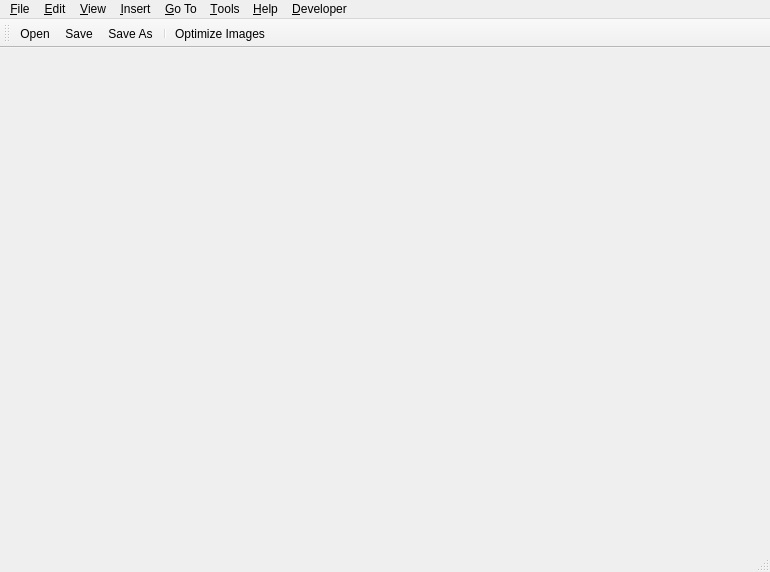
<?xml version="1.0" encoding="UTF-8"?>
<ui version="4.0">
 <class>PDFEditorMainWindow</class>
 <widget class="QMainWindow" name="PDFEditorMainWindow">
  <property name="geometry">
   <rect>
    <x>0</x>
    <y>0</y>
    <width>770</width>
    <height>572</height>
   </rect>
  </property>
  <property name="windowTitle">
   <string>PDF Editor</string>
  </property>
  <widget class="QWidget" name="centralWidget"/>
  <widget class="QMenuBar" name="menuBar">
   <property name="geometry">
    <rect>
     <x>0</x>
     <y>0</y>
     <width>770</width>
     <height>22</height>
    </rect>
   </property>
   <widget class="QMenu" name="menuFile">
    <property name="title">
     <string>&amp;File</string>
    </property>
    <addaction name="actionOpen"/>
    <addaction name="actionClose"/>
    <addaction name="actionAutomaticDocumentRefresh"/>
    <addaction name="separator"/>
    <addaction name="actionSave"/>
    <addaction name="actionSave_As"/>
    <addaction name="actionSaveFlattenedCopy"/>
    <addaction name="separator"/>
    <addaction name="actionSend_by_E_Mail"/>
    <addaction name="actionPrint"/>
    <addaction name="actionRender_to_Images"/>
    <addaction name="actionExport_to_Word"/>
    <addaction name="separator"/>
    <addaction name="actionProperties"/>
    <addaction name="separator"/>
    <addaction name="actionClearRecentFileHistory"/>
    <addaction name="separator"/>
    <addaction name="actionQuit"/>
   </widget>
   <widget class="QMenu" name="menuGoTo">
    <property name="title">
     <string>&amp;Go To</string>
    </property>
    <widget class="QMenu" name="menuBookmarkSettings">
     <property name="title">
      <string>Book&amp;mark Settings</string>
     </property>
     <addaction name="actionBookmarkExport"/>
     <addaction name="actionBookmarkImport"/>
     <addaction name="actionBookmarkAutoGenerate"/>
    </widget>
    <addaction name="actionGoToDocumentStart"/>
    <addaction name="actionGoToDocumentEnd"/>
    <addaction name="actionGoToPreviousPage"/>
    <addaction name="actionGoToNextPage"/>
    <addaction name="actionGoToPreviousLine"/>
    <addaction name="actionGoToNextLine"/>
    <addaction name="separator"/>
    <addaction name="actionBookmarkPage"/>
    <addaction name="actionGotoPreviousBookmark"/>
    <addaction name="actionGotoNextBookmark"/>
    <addaction name="menuBookmarkSettings"/>
   </widget>
   <widget class="QMenu" name="menuView">
    <property name="title">
     <string>&amp;View</string>
    </property>
    <widget class="QMenu" name="menuPage_Layout">
     <property name="title">
      <string>Page La&amp;yout</string>
     </property>
     <addaction name="actionPageLayoutSinglePage"/>
     <addaction name="actionPageLayoutContinuous"/>
     <addaction name="actionPageLayoutTwoPages"/>
     <addaction name="actionPageLayoutTwoColumns"/>
     <addaction name="separator"/>
     <addaction name="actionFirstPageOnRightSide"/>
    </widget>
    <widget class="QMenu" name="menuRendering_Options">
     <property name="title">
      <string>Re&amp;ndering Options</string>
     </property>
     <addaction name="actionRenderOptionAntialiasing"/>
     <addaction name="actionRenderOptionTextAntialiasing"/>
     <addaction name="actionRenderOptionSmoothPictures"/>
     <addaction name="actionRenderOptionIgnoreOptionalContentSettings"/>
     <addaction name="actionRenderOptionDisplayAnnotations"/>
     <addaction name="actionRenderOptionDisplayRenderTimes"/>
    </widget>
    <addaction name="menuPage_Layout"/>
    <addaction name="actionFullscreenMode"/>
    <addaction name="separator"/>
    <addaction name="menuRendering_Options"/>
    <addaction name="separator"/>
    <addaction name="actionRotateRight"/>
    <addaction name="actionRotateLeft"/>
    <addaction name="separator"/>
    <addaction name="actionZoom_In"/>
    <addaction name="actionZoom_Out"/>
    <addaction name="separator"/>
    <addaction name="actionFitPage"/>
    <addaction name="actionFitWidth"/>
    <addaction name="actionFitHeight"/>
    <addaction name="separator"/>
    <addaction name="actionColorInvert"/>
    <addaction name="actionColorGrayscale"/>
    <addaction name="actionColorHighContrast"/>
    <addaction name="actionColorBitonal"/>
    <addaction name="actionColorCustom"/>
   </widget>
   <widget class="QMenu" name="menuTools">
    <property name="title">
     <string>&amp;Tools</string>
    </property>
    <addaction name="actionMagnifier"/>
    <addaction name="actionScreenshot"/>
    <addaction name="actionExtractImage"/>
    <addaction name="separator"/>
    <addaction name="actionRendering_Errors"/>
    <addaction name="separator"/>
    <addaction name="actionOptions"/>
    <addaction name="actionResetToFactorySettings"/>
    <addaction name="separator"/>
    <addaction name="actionCertificateManager"/>
   </widget>
   <widget class="QMenu" name="menuHelp">
    <property name="title">
     <string>&amp;Help</string>
    </property>
    <addaction name="actionGetSource"/>
    <addaction name="actionBecomeASponsor"/>
    <addaction name="actionAbout"/>
   </widget>
   <widget class="QMenu" name="menuDeveloper">
    <property name="title">
     <string>&amp;Developer</string>
    </property>
    <addaction name="actionShow_Text_Blocks"/>
    <addaction name="actionShow_Text_Lines"/>
   </widget>
   <widget class="QMenu" name="menuEdit">
    <property name="title">
     <string>&amp;Edit</string>
    </property>
    <addaction name="actionUndo"/>
    <addaction name="actionRedo"/>
    <addaction name="separator"/>
    <addaction name="actionFind"/>
    <addaction name="actionFindPrevious"/>
    <addaction name="actionFindNext"/>
    <addaction name="separator"/>
    <addaction name="actionSelectText"/>
    <addaction name="actionCopyText"/>
    <addaction name="actionSelectTextAll"/>
    <addaction name="actionDeselectText"/>
    <addaction name="separator"/>
    <addaction name="actionSelectTable"/>
    <addaction name="separator"/>
    <addaction name="actionEncryption"/>
    <addaction name="actionOptimize"/>
    <addaction name="actionOptimizeImages"/>
    <addaction name="separator"/>
    <addaction name="actionSanitize"/>
    <addaction name="actionRemoveExternalLinks"/>
    <addaction name="actionPageGeometry"/>
    <addaction name="actionCreateBitonalDocument"/>
    <addaction name="separator"/>
    <addaction name="actionPrepareScannedPages"/>
    <addaction name="actionRecognizeText"/>
    <addaction name="actionBatchRecognizeText"/>
    <addaction name="actionManageOCRLanguages"/>
   </widget>
   <widget class="QMenu" name="menuInsert">
    <property name="title">
     <string>&amp;Insert</string>
    </property>
    <widget class="QMenu" name="menuSticky_Note">
     <property name="title">
      <string>Sticky &amp;Note</string>
     </property>
     <addaction name="actionStickyNoteComment"/>
     <addaction name="actionStickyNoteHelp"/>
     <addaction name="actionStickyNoteInsert"/>
     <addaction name="actionStickyNoteKey"/>
     <addaction name="actionStickyNoteNewParagraph"/>
     <addaction name="actionStickyNoteNote"/>
     <addaction name="actionStickyNoteParagraph"/>
    </widget>
    <widget class="QMenu" name="menuStamp">
     <property name="title">
      <string>&amp;Stamp</string>
     </property>
    </widget>
    <widget class="QMenu" name="menuTextHighlight">
     <property name="title">
      <string>Text Hi&amp;ghlight</string>
     </property>
     <addaction name="actionCreateTextHighlight"/>
     <addaction name="actionCreateTextUnderline"/>
     <addaction name="actionCreateTextStrikeout"/>
     <addaction name="actionCreateTextSquiggly"/>
    </widget>
    <widget class="QMenu" name="menuHyperlinkToThisPDF">
     <property name="title">
      <string>Hyperlink to this PDF</string>
     </property>
     <addaction name="actionCreateHyperlinkToThisPDFFit"/>
     <addaction name="actionCreateHyperlinkToThisPDFFitH"/>
     <addaction name="actionCreateHyperlinkToThisPDFFitV"/>
     <addaction name="actionCreateHyperlinkToThisPDFFitR"/>
     <addaction name="actionCreateHyperlinkToThisPDFFitB"/>
     <addaction name="actionCreateHyperlinkToThisPDFFitBH"/>
     <addaction name="actionCreateHyperlinkToThisPDFFitBV"/>
     <addaction name="actionCreateHyperlinkToThisPDFXYZ"/>
     <addaction name="actionCreateHyperlinkToThisPDFXYZInheritZoom"/>
    </widget>
    <addaction name="menuSticky_Note"/>
    <addaction name="actionCreateHyperlink"/>
    <addaction name="menuHyperlinkToThisPDF"/>
    <addaction name="actionInlineText"/>
    <addaction name="actionCreateTypewriter"/>
    <addaction name="actionCreateStraightLine"/>
    <addaction name="actionCreatePolyline"/>
    <addaction name="actionCreateRectangle"/>
    <addaction name="actionCreatePolygon"/>
    <addaction name="actionCreateEllipse"/>
    <addaction name="actionCreateFreehandCurve"/>
    <addaction name="menuStamp"/>
    <addaction name="menuTextHighlight"/>
    <addaction name="separator"/>
    <addaction name="actionDeleteAnnotation"/>
    <addaction name="separator"/>
    <addaction name="actionInsertPageNumbers"/>
   </widget>
   <addaction name="menuFile"/>
   <addaction name="menuEdit"/>
   <addaction name="menuView"/>
   <addaction name="menuInsert"/>
   <addaction name="menuGoTo"/>
   <addaction name="menuTools"/>
   <addaction name="menuHelp"/>
   <addaction name="menuDeveloper"/>
  </widget>
  <widget class="QToolBar" name="mainToolBar">
   <attribute name="toolBarArea">
    <enum>TopToolBarArea</enum>
   </attribute>
   <attribute name="toolBarBreak">
    <bool>false</bool>
   </attribute>
   <addaction name="actionOpen"/>
   <addaction name="actionSave"/>
   <addaction name="actionSave_As"/>
   <addaction name="separator"/>
   <addaction name="actionOptimizeImages"/>
  </widget>
  <widget class="QStatusBar" name="statusBar"/>
  <action name="actionOpen">
   <property name="icon">
    <iconset resource="pdf4qtlibgui.qrc">
     <normaloff>:/resources/open.svg</normaloff>:/resources/open.svg</iconset>
   </property>
   <property name="text">
    <string>&amp;Open...</string>
   </property>
  </action>
  <action name="actionClose">
   <property name="icon">
    <iconset resource="pdf4qtlibgui.qrc">
     <normaloff>:/resources/close.svg</normaloff>:/resources/close.svg</iconset>
   </property>
   <property name="text">
    <string>&amp;Close</string>
   </property>
  </action>
  <action name="actionQuit">
   <property name="icon">
    <iconset resource="pdf4qtlibgui.qrc">
     <normaloff>:/resources/quit.svg</normaloff>:/resources/quit.svg</iconset>
   </property>
   <property name="text">
    <string>&amp;Quit</string>
   </property>
  </action>
  <action name="actionPageLayoutSinglePage">
   <property name="checkable">
    <bool>true</bool>
   </property>
   <property name="text">
    <string>&amp;Single Page</string>
   </property>
   <property name="toolTip">
    <string>Single Page</string>
   </property>
   <property name="shortcut">
    <string>Ctrl+1</string>
   </property>
  </action>
  <action name="actionPageLayoutContinuous">
   <property name="checkable">
    <bool>true</bool>
   </property>
   <property name="text">
    <string>&amp;Continuous</string>
   </property>
   <property name="toolTip">
    <string>Continuous</string>
   </property>
   <property name="shortcut">
    <string>Ctrl+2</string>
   </property>
  </action>
  <action name="actionPageLayoutTwoPages">
   <property name="checkable">
    <bool>true</bool>
   </property>
   <property name="text">
    <string>Two &amp;Pages</string>
   </property>
   <property name="toolTip">
    <string>Two Pages</string>
   </property>
   <property name="shortcut">
    <string>Ctrl+3</string>
   </property>
  </action>
  <action name="actionPageLayoutTwoColumns">
   <property name="checkable">
    <bool>true</bool>
   </property>
   <property name="text">
    <string>&amp;Two columns</string>
   </property>
   <property name="toolTip">
    <string>Two columns</string>
   </property>
   <property name="shortcut">
    <string>Ctrl+4</string>
   </property>
  </action>
  <action name="actionFirstPageOnRightSide">
   <property name="checkable">
    <bool>true</bool>
   </property>
   <property name="text">
    <string>&amp;First page on right side</string>
   </property>
   <property name="toolTip">
    <string>First page on right side</string>
   </property>
   <property name="shortcut">
    <string>Ctrl+5</string>
   </property>
  </action>
  <action name="actionFullscreenMode">
   <property name="checkable">
    <bool>true</bool>
   </property>
   <property name="text">
    <string>&amp;Fullscreen Mode</string>
   </property>
   <property name="toolTip">
    <string>Fullscreen Mode</string>
   </property>
  </action>
  <action name="actionRendering_Errors">
   <property name="icon">
    <iconset resource="pdf4qtlibgui.qrc">
     <normaloff>:/resources/rendering-errors.svg</normaloff>:/resources/rendering-errors.svg</iconset>
   </property>
   <property name="text">
    <string>&amp;Rendering Errors...</string>
   </property>
   <property name="shortcut">
    <string>Ctrl+E</string>
   </property>
  </action>
  <action name="actionRenderOptionAntialiasing">
   <property name="checkable">
    <bool>true</bool>
   </property>
   <property name="text">
    <string>&amp;Antialiasing</string>
   </property>
   <property name="toolTip">
    <string>Antialiasing</string>
   </property>
  </action>
  <action name="actionRenderOptionTextAntialiasing">
   <property name="checkable">
    <bool>true</bool>
   </property>
   <property name="text">
    <string>&amp;Text Antialiasing</string>
   </property>
   <property name="toolTip">
    <string>Text Antialiasing</string>
   </property>
  </action>
  <action name="actionRenderOptionSmoothPictures">
   <property name="checkable">
    <bool>true</bool>
   </property>
   <property name="text">
    <string>&amp;Smooth Pictures</string>
   </property>
   <property name="toolTip">
    <string>Smooth Pictures</string>
   </property>
  </action>
  <action name="actionRenderOptionIgnoreOptionalContentSettings">
   <property name="checkable">
    <bool>true</bool>
   </property>
   <property name="text">
    <string>&amp;Ignore Optional Content Settings</string>
   </property>
   <property name="toolTip">
    <string>Ignore Optional Content Settings</string>
   </property>
  </action>
  <action name="actionOptions">
   <property name="icon">
    <iconset resource="pdf4qtlibgui.qrc">
     <normaloff>:/resources/settings.svg</normaloff>:/resources/settings.svg</iconset>
   </property>
   <property name="text">
    <string>&amp;Options...</string>
   </property>
   <property name="shortcut">
    <string>Ctrl+K</string>
   </property>
  </action>
  <action name="actionResetToFactorySettings">
   <property name="text">
    <string>Reset to &amp;Factory Settings</string>
   </property>
  </action>
  <action name="actionZoom_In">
   <property name="icon">
    <iconset resource="pdf4qtlibgui.qrc">
     <normaloff>:/resources/zoom-in.svg</normaloff>:/resources/zoom-in.svg</iconset>
   </property>
   <property name="text">
    <string>&amp;Zoom In</string>
   </property>
  </action>
  <action name="actionZoom_Out">
   <property name="icon">
    <iconset resource="pdf4qtlibgui.qrc">
     <normaloff>:/resources/zoom-out.svg</normaloff>:/resources/zoom-out.svg</iconset>
   </property>
   <property name="text">
    <string>Zoom &amp;Out</string>
   </property>
  </action>
  <action name="actionAbout">
   <property name="icon">
    <iconset resource="pdf4qtlibgui.qrc">
     <normaloff>:/resources/book.svg</normaloff>:/resources/book.svg</iconset>
   </property>
   <property name="text">
    <string>&amp;About...</string>
   </property>
  </action>
  <action name="actionFitPage">
   <property name="icon">
    <iconset resource="pdf4qtlibgui.qrc">
     <normaloff>:/resources/zoom-fit.svg</normaloff>:/resources/zoom-fit.svg</iconset>
   </property>
   <property name="text">
    <string>Fit &amp;Page</string>
   </property>
  </action>
  <action name="actionFitWidth">
   <property name="icon">
    <iconset resource="pdf4qtlibgui.qrc">
     <normaloff>:/resources/zoom-fit-horizontal.svg</normaloff>:/resources/zoom-fit-horizontal.svg</iconset>
   </property>
   <property name="text">
    <string>Fit &amp;Width</string>
   </property>
   <property name="shortcut">
    <string>W</string>
   </property>
  </action>
  <action name="actionFitHeight">
   <property name="icon">
    <iconset resource="pdf4qtlibgui.qrc">
     <normaloff>:/resources/zoom-fit-vertical.svg</normaloff>:/resources/zoom-fit-vertical.svg</iconset>
   </property>
   <property name="text">
    <string>&amp;Fit Height</string>
   </property>
   <property name="shortcut">
    <string>H</string>
   </property>
  </action>
  <action name="actionProperties">
   <property name="icon">
    <iconset resource="pdf4qtlibgui.qrc">
     <normaloff>:/resources/info.svg</normaloff>:/resources/info.svg</iconset>
   </property>
   <property name="text">
    <string>Prope&amp;rties...</string>
   </property>
  </action>
  <action name="actionSend_by_E_Mail">
   <property name="icon">
    <iconset resource="pdf4qtlibgui.qrc">
     <normaloff>:/resources/send-mail.svg</normaloff>:/resources/send-mail.svg</iconset>
   </property>
   <property name="text">
    <string>Send by &amp;E-Mail...</string>
   </property>
  </action>
  <action name="actionShow_Text_Blocks">
   <property name="checkable">
    <bool>true</bool>
   </property>
   <property name="text">
    <string>Show Text &amp;Blocks</string>
   </property>
  </action>
  <action name="actionShow_Text_Lines">
   <property name="checkable">
    <bool>true</bool>
   </property>
   <property name="text">
    <string>Show Text &amp;Lines</string>
   </property>
  </action>
  <action name="actionFind">
   <property name="icon">
    <iconset resource="pdf4qtlibgui.qrc">
     <normaloff>:/resources/find.svg</normaloff>:/resources/find.svg</iconset>
   </property>
   <property name="text">
    <string>&amp;Find</string>
   </property>
  </action>
  <action name="actionFindPrevious">
   <property name="icon">
    <iconset resource="pdf4qtlibgui.qrc">
     <normaloff>:/resources/find-previous.svg</normaloff>:/resources/find-previous.svg</iconset>
   </property>
   <property name="text">
    <string>Fin&amp;d Previous</string>
   </property>
  </action>
  <action name="actionFindNext">
   <property name="icon">
    <iconset resource="pdf4qtlibgui.qrc">
     <normaloff>:/resources/find-next.svg</normaloff>:/resources/find-next.svg</iconset>
   </property>
   <property name="text">
    <string>Fi&amp;nd Next</string>
   </property>
  </action>
  <action name="actionSelectText">
   <property name="checkable">
    <bool>true</bool>
   </property>
   <property name="icon">
    <iconset resource="pdf4qtlibgui.qrc">
     <normaloff>:/resources/select-text.svg</normaloff>:/resources/select-text.svg</iconset>
   </property>
   <property name="text">
    <string>Select te&amp;xt</string>
   </property>
  </action>
  <action name="actionSelectTable">
   <property name="checkable">
    <bool>true</bool>
   </property>
   <property name="icon">
    <iconset resource="pdf4qtlibgui.qrc">
     <normaloff>:/resources/select-table.svg</normaloff>:/resources/select-table.svg</iconset>
   </property>
   <property name="text">
    <string>Select &amp;table</string>
   </property>
  </action>
  <action name="actionSelectTextAll">
   <property name="icon">
    <iconset resource="pdf4qtlibgui.qrc">
     <normaloff>:/resources/select-all-text.svg</normaloff>:/resources/select-all-text.svg</iconset>
   </property>
   <property name="text">
    <string>Select &amp;All</string>
   </property>
  </action>
  <action name="actionDeselectText">
   <property name="icon">
    <iconset resource="pdf4qtlibgui.qrc">
     <normaloff>:/resources/deselect-text.svg</normaloff>:/resources/deselect-text.svg</iconset>
   </property>
   <property name="text">
    <string>Dese&amp;lect</string>
   </property>
  </action>
  <action name="actionCopyText">
   <property name="icon">
    <iconset resource="pdf4qtlibgui.qrc">
     <normaloff>:/resources/copy-text.svg</normaloff>:/resources/copy-text.svg</iconset>
   </property>
   <property name="text">
    <string>&amp;Copy text</string>
   </property>
  </action>
  <action name="actionColorInvert">
   <property name="checkable">
    <bool>true</bool>
   </property>
   <property name="icon">
    <iconset resource="pdf4qtlibgui.qrc">
     <normaloff>:/resources/invert-colors.svg</normaloff>:/resources/invert-colors.svg</iconset>
   </property>
   <property name="text">
    <string>Color | &amp;Inverted</string>
   </property>
  </action>
  <action name="actionColorGrayscale">
   <property name="checkable">
    <bool>true</bool>
   </property>
   <property name="icon">
    <iconset resource="pdf4qtlibgui.qrc">
     <normaloff>:/resources/invert-colors.svg</normaloff>:/resources/invert-colors.svg</iconset>
   </property>
   <property name="text">
    <string>Color | &amp;Grayscale</string>
   </property>
  </action>
  <action name="actionColorHighContrast">
   <property name="checkable">
    <bool>true</bool>
   </property>
   <property name="icon">
    <iconset resource="pdf4qtlibgui.qrc">
     <normaloff>:/resources/invert-colors.svg</normaloff>:/resources/invert-colors.svg</iconset>
   </property>
   <property name="text">
    <string>Color | &amp;High Contrast</string>
   </property>
  </action>
  <action name="actionColorBitonal">
   <property name="checkable">
    <bool>true</bool>
   </property>
   <property name="icon">
    <iconset resource="pdf4qtlibgui.qrc">
     <normaloff>:/resources/invert-colors.svg</normaloff>:/resources/invert-colors.svg</iconset>
   </property>
   <property name="text">
    <string>Color | &amp;Monochromatic</string>
   </property>
  </action>
  <action name="actionColorCustom">
   <property name="checkable">
    <bool>true</bool>
   </property>
   <property name="icon">
    <iconset resource="pdf4qtlibgui.qrc">
     <normaloff>:/resources/invert-colors.svg</normaloff>:/resources/invert-colors.svg</iconset>
   </property>
   <property name="text">
    <string>Color | &amp;Custom</string>
   </property>
  </action>
  <action name="actionRotateRight">
   <property name="icon">
    <iconset resource="pdf4qtlibgui.qrc">
     <normaloff>:/resources/rotate-right.svg</normaloff>:/resources/rotate-right.svg</iconset>
   </property>
   <property name="text">
    <string>Rotate &amp;Right</string>
   </property>
  </action>
  <action name="actionRotateLeft">
   <property name="icon">
    <iconset resource="pdf4qtlibgui.qrc">
     <normaloff>:/resources/rotate-left.svg</normaloff>:/resources/rotate-left.svg</iconset>
   </property>
   <property name="text">
    <string>Rotate &amp;Left</string>
   </property>
  </action>
  <action name="actionPrint">
   <property name="icon">
    <iconset resource="pdf4qtlibgui.qrc">
     <normaloff>:/resources/print.svg</normaloff>:/resources/print.svg</iconset>
   </property>
   <property name="text">
    <string>&amp;Print...</string>
   </property>
  </action>
  <action name="actionRender_to_Images">
   <property name="text">
    <string>Render to &amp;Images...</string>
   </property>
  </action>
  <action name="actionExport_to_Word">
   <property name="text">
    <string>Export to &amp;Word...</string>
   </property>
   <property name="toolTip">
    <string>Export the document into a Word document (.docx)</string>
   </property>
  </action>
  <action name="actionMagnifier">
   <property name="checkable">
    <bool>true</bool>
   </property>
   <property name="icon">
    <iconset resource="pdf4qtlibgui.qrc">
     <normaloff>:/resources/magnifier.svg</normaloff>:/resources/magnifier.svg</iconset>
   </property>
   <property name="text">
    <string>&amp;Magnifier</string>
   </property>
   <property name="toolTip">
    <string>Magnifier Tool</string>
   </property>
  </action>
  <action name="actionScreenshot">
   <property name="checkable">
    <bool>true</bool>
   </property>
   <property name="icon">
    <iconset resource="pdf4qtlibgui.qrc">
     <normaloff>:/resources/screenshot-tool.svg</normaloff>:/resources/screenshot-tool.svg</iconset>
   </property>
   <property name="text">
    <string>&amp;Screenshot</string>
   </property>
  </action>
  <action name="actionExtractImage">
   <property name="checkable">
    <bool>true</bool>
   </property>
   <property name="icon">
    <iconset resource="pdf4qtlibgui.qrc">
     <normaloff>:/resources/extract-image.svg</normaloff>:/resources/extract-image.svg</iconset>
   </property>
   <property name="text">
    <string>&amp;Extract Image</string>
   </property>
  </action>
  <action name="actionRenderOptionDisplayAnnotations">
   <property name="checkable">
    <bool>true</bool>
   </property>
   <property name="text">
    <string>&amp;Display Annotations</string>
   </property>
   <property name="toolTip">
    <string>Display Annotations</string>
   </property>
  </action>
  <action name="actionUndo">
   <property name="icon">
    <iconset resource="pdf4qtlibgui.qrc">
     <normaloff>:/resources/undo.svg</normaloff>:/resources/undo.svg</iconset>
   </property>
   <property name="text">
    <string>&amp;Undo</string>
   </property>
  </action>
  <action name="actionRedo">
   <property name="icon">
    <iconset resource="pdf4qtlibgui.qrc">
     <normaloff>:/resources/redo.svg</normaloff>:/resources/redo.svg</iconset>
   </property>
   <property name="text">
    <string>&amp;Redo</string>
   </property>
  </action>
  <action name="actionOptimize">
   <property name="icon">
    <iconset resource="pdf4qtlibgui.qrc">
     <normaloff>:/resources/optimize.svg</normaloff>:/resources/optimize.svg</iconset>
   </property>
   <property name="text">
    <string>&amp;Optimize...</string>
   </property>
   <property name="statusTip">
    <string>Optimizes document to reduce file size.</string>
   </property>
  </action>
  <action name="actionOptimizeImages">
   <property name="icon">
    <iconset resource="pdf4qtlibgui.qrc">
     <normaloff>:/resources/optimize.svg</normaloff>:/resources/optimize.svg</iconset>
   </property>
   <property name="text">
    <string>Optimize &amp;Images...</string>
   </property>
   <property name="statusTip">
    <string>Optimizes embedded images to reduce file size.</string>
   </property>
  </action>
  <action name="actionSaveFlattenedCopy">
   <property name="icon">
    <iconset resource="pdf4qtlibgui.qrc">
     <normaloff>:/resources/save-flattened-copy.svg</normaloff>:/resources/save-flattened-copy.svg</iconset>
   </property>
   <property name="text">
    <string>Save &amp;Flattened Copy...</string>
   </property>
   <property name="toolTip">
    <string>Save a copy with the form values burned into the pages, so they can't be changed</string>
   </property>
  </action>
  <action name="actionSave_As">
   <property name="icon">
    <iconset resource="pdf4qtlibgui.qrc">
     <normaloff>:/resources/save-as.svg</normaloff>:/resources/save-as.svg</iconset>
   </property>
   <property name="text">
    <string>Save &amp;As...</string>
   </property>
  </action>
  <action name="actionSave">
   <property name="icon">
    <iconset resource="pdf4qtlibgui.qrc">
     <normaloff>:/resources/save.svg</normaloff>:/resources/save.svg</iconset>
   </property>
   <property name="text">
    <string>&amp;Save</string>
   </property>
  </action>
  <action name="actionStickyNoteComment">
   <property name="checkable">
    <bool>true</bool>
   </property>
   <property name="text">
    <string>&amp;Comment</string>
   </property>
  </action>
  <action name="actionStickyNoteHelp">
   <property name="checkable">
    <bool>true</bool>
   </property>
   <property name="text">
    <string>&amp;Help</string>
   </property>
  </action>
  <action name="actionStickyNoteInsert">
   <property name="checkable">
    <bool>true</bool>
   </property>
   <property name="text">
    <string>&amp;Insert</string>
   </property>
  </action>
  <action name="actionStickyNoteKey">
   <property name="checkable">
    <bool>true</bool>
   </property>
   <property name="text">
    <string>&amp;Key</string>
   </property>
  </action>
  <action name="actionStickyNoteNewParagraph">
   <property name="checkable">
    <bool>true</bool>
   </property>
   <property name="text">
    <string>&amp;New Paragraph</string>
   </property>
  </action>
  <action name="actionStickyNoteNote">
   <property name="checkable">
    <bool>true</bool>
   </property>
   <property name="text">
    <string>No&amp;te</string>
   </property>
  </action>
  <action name="actionStickyNoteParagraph">
   <property name="checkable">
    <bool>true</bool>
   </property>
   <property name="text">
    <string>&amp;Paragraph</string>
   </property>
  </action>
  <action name="actionCreateHyperlink">
   <property name="checkable">
    <bool>true</bool>
   </property>
   <property name="icon">
    <iconset resource="pdf4qtlibgui.qrc">
     <normaloff>:/resources/hyperlink.svg</normaloff>:/resources/hyperlink.svg</iconset>
   </property>
   <property name="text">
    <string>&amp;Hyperlink</string>
   </property>
  </action>
  <action name="actionCreateHyperlinkToThisPDFFit">
   <property name="checkable">
    <bool>true</bool>
   </property>
   <property name="text">
    <string>Fit Page</string>
   </property>
  </action>
  <action name="actionCreateHyperlinkToThisPDFFitH">
   <property name="checkable">
    <bool>true</bool>
   </property>
   <property name="text">
    <string>Fit Page Horizontally</string>
   </property>
  </action>
  <action name="actionCreateHyperlinkToThisPDFFitV">
   <property name="checkable">
    <bool>true</bool>
   </property>
   <property name="text">
    <string>Fit Page Vertically</string>
   </property>
  </action>
  <action name="actionCreateHyperlinkToThisPDFFitR">
   <property name="checkable">
    <bool>true</bool>
   </property>
   <property name="text">
    <string>Fit Rectangle</string>
   </property>
  </action>
  <action name="actionCreateHyperlinkToThisPDFFitB">
   <property name="checkable">
    <bool>true</bool>
   </property>
   <property name="text">
    <string>Fit Bounding Box</string>
   </property>
  </action>
  <action name="actionCreateHyperlinkToThisPDFFitBH">
   <property name="checkable">
    <bool>true</bool>
   </property>
   <property name="text">
    <string>Fit Bounding Box Horizontally</string>
   </property>
  </action>
  <action name="actionCreateHyperlinkToThisPDFFitBV">
   <property name="checkable">
    <bool>true</bool>
   </property>
   <property name="text">
    <string>Fit Bounding Box Vertically</string>
   </property>
  </action>
  <action name="actionCreateHyperlinkToThisPDFXYZ">
   <property name="checkable">
    <bool>true</bool>
   </property>
   <property name="text">
    <string>XYZ</string>
   </property>
  </action>
  <action name="actionCreateHyperlinkToThisPDFXYZInheritZoom">
   <property name="checkable">
    <bool>true</bool>
   </property>
   <property name="text">
    <string>XYZ (Inherit Zoom)</string>
   </property>
  </action>
  <action name="actionCreateTypewriter">
   <property name="checkable">
    <bool>true</bool>
   </property>
   <property name="icon">
    <iconset resource="pdf4qtlibgui.qrc">
     <normaloff>:/resources/annot-inline-text.svg</normaloff>:/resources/annot-inline-text.svg</iconset>
   </property>
   <property name="text">
    <string>T&amp;ypewriter</string>
   </property>
   <property name="toolTip">
    <string>Click anywhere on the page and type (for forms without fillable fields)</string>
   </property>
  </action>
  <action name="actionInlineText">
   <property name="checkable">
    <bool>true</bool>
   </property>
   <property name="icon">
    <iconset resource="pdf4qtlibgui.qrc">
     <normaloff>:/resources/annot-inline-text.svg</normaloff>:/resources/annot-inline-text.svg</iconset>
   </property>
   <property name="text">
    <string>&amp;Inline text</string>
   </property>
  </action>
  <action name="actionInsertPageNumbers">
   <property name="checkable">
    <bool>true</bool>
   </property>
   <property name="icon">
    <iconset resource="pdf4qtlibgui.qrc">
     <normaloff>:/resources/insert-page-numbers.svg</normaloff>:/resources/insert-page-numbers.svg</iconset>
   </property>
   <property name="text">
    <string>Insert Page &amp;Numbers...</string>
   </property>
  </action>
  <action name="actionCreateStraightLine">
   <property name="checkable">
    <bool>true</bool>
   </property>
   <property name="icon">
    <iconset resource="pdf4qtlibgui.qrc">
     <normaloff>:/resources/annot-straight-line.svg</normaloff>:/resources/annot-straight-line.svg</iconset>
   </property>
   <property name="text">
    <string>Str&amp;aight Line</string>
   </property>
  </action>
  <action name="actionCreatePolyline">
   <property name="checkable">
    <bool>true</bool>
   </property>
   <property name="icon">
    <iconset resource="pdf4qtlibgui.qrc">
     <normaloff>:/resources/annot-polyline.svg</normaloff>:/resources/annot-polyline.svg</iconset>
   </property>
   <property name="text">
    <string>Pol&amp;yline</string>
   </property>
  </action>
  <action name="actionCreateRectangle">
   <property name="checkable">
    <bool>true</bool>
   </property>
   <property name="icon">
    <iconset resource="pdf4qtlibgui.qrc">
     <normaloff>:/resources/annot-rectangle.svg</normaloff>:/resources/annot-rectangle.svg</iconset>
   </property>
   <property name="text">
    <string>&amp;Rectangle</string>
   </property>
  </action>
  <action name="actionCreatePolygon">
   <property name="checkable">
    <bool>true</bool>
   </property>
   <property name="icon">
    <iconset resource="pdf4qtlibgui.qrc">
     <normaloff>:/resources/annot-polygon.svg</normaloff>:/resources/annot-polygon.svg</iconset>
   </property>
   <property name="text">
    <string>&amp;Polygon</string>
   </property>
  </action>
  <action name="actionCreateEllipse">
   <property name="checkable">
    <bool>true</bool>
   </property>
   <property name="icon">
    <iconset resource="pdf4qtlibgui.qrc">
     <normaloff>:/resources/annot-ellipse.svg</normaloff>:/resources/annot-ellipse.svg</iconset>
   </property>
   <property name="text">
    <string>&amp;Ellipse</string>
   </property>
  </action>
  <action name="actionCreateFreehandCurve">
   <property name="checkable">
    <bool>true</bool>
   </property>
   <property name="icon">
    <iconset resource="pdf4qtlibgui.qrc">
     <normaloff>:/resources/annot-freehand-curve.svg</normaloff>:/resources/annot-freehand-curve.svg</iconset>
   </property>
   <property name="text">
    <string>&amp;Freehand Curve</string>
   </property>
  </action>
  <action name="actionDeleteAnnotation">
   <property name="checkable">
    <bool>true</bool>
   </property>
   <property name="text">
    <string>&amp;Delete Annotations</string>
   </property>
   <property name="toolTip">
    <string>Delete annotations - click on an annotation, or drag a rectangle over several annotations</string>
   </property>
  </action>
  <action name="actionCreateTextHighlight">
   <property name="checkable">
    <bool>true</bool>
   </property>
   <property name="icon">
    <iconset resource="pdf4qtlibgui.qrc">
     <normaloff>:/resources/highlight.svg</normaloff>:/resources/highlight.svg</iconset>
   </property>
   <property name="text">
    <string>&amp;Highlight</string>
   </property>
  </action>
  <action name="actionCreateTextUnderline">
   <property name="checkable">
    <bool>true</bool>
   </property>
   <property name="icon">
    <iconset resource="pdf4qtlibgui.qrc">
     <normaloff>:/resources/underline.svg</normaloff>:/resources/underline.svg</iconset>
   </property>
   <property name="text">
    <string>&amp;Underline</string>
   </property>
  </action>
  <action name="actionCreateTextStrikeout">
   <property name="checkable">
    <bool>true</bool>
   </property>
   <property name="icon">
    <iconset resource="pdf4qtlibgui.qrc">
     <normaloff>:/resources/strikeout.svg</normaloff>:/resources/strikeout.svg</iconset>
   </property>
   <property name="text">
    <string>Stri&amp;keout</string>
   </property>
  </action>
  <action name="actionCreateTextSquiggly">
   <property name="checkable">
    <bool>true</bool>
   </property>
   <property name="icon">
    <iconset resource="pdf4qtlibgui.qrc">
     <normaloff>:/resources/squiggly.svg</normaloff>:/resources/squiggly.svg</iconset>
   </property>
   <property name="text">
    <string>&amp;Squiggly</string>
   </property>
  </action>
  <action name="actionGoToDocumentStart">
   <property name="icon">
    <iconset resource="pdf4qtlibgui.qrc">
     <normaloff>:/resources/previous-start.svg</normaloff>:/resources/previous-start.svg</iconset>
   </property>
   <property name="text">
    <string>Go to document &amp;start</string>
   </property>
  </action>
  <action name="actionGoToDocumentEnd">
   <property name="icon">
    <iconset resource="pdf4qtlibgui.qrc">
     <normaloff>:/resources/next-end.svg</normaloff>:/resources/next-end.svg</iconset>
   </property>
   <property name="text">
    <string>Go to document &amp;end</string>
   </property>
  </action>
  <action name="actionGoToNextPage">
   <property name="icon">
    <iconset resource="pdf4qtlibgui.qrc">
     <normaloff>:/resources/next-page.svg</normaloff>:/resources/next-page.svg</iconset>
   </property>
   <property name="text">
    <string>Go to &amp;next page</string>
   </property>
  </action>
  <action name="actionGoToPreviousPage">
   <property name="icon">
    <iconset resource="pdf4qtlibgui.qrc">
     <normaloff>:/resources/previous-page.svg</normaloff>:/resources/previous-page.svg</iconset>
   </property>
   <property name="text">
    <string>Go to &amp;previous page</string>
   </property>
  </action>
  <action name="actionGoToNextLine">
   <property name="icon">
    <iconset resource="pdf4qtlibgui.qrc">
     <normaloff>:/resources/next.svg</normaloff>:/resources/next.svg</iconset>
   </property>
   <property name="text">
    <string>Go &amp;to next line</string>
   </property>
  </action>
  <action name="actionGoToPreviousLine">
   <property name="icon">
    <iconset resource="pdf4qtlibgui.qrc">
     <normaloff>:/resources/previous.svg</normaloff>:/resources/previous.svg</iconset>
   </property>
   <property name="text">
    <string>Go t&amp;o previous line</string>
   </property>
  </action>
  <action name="actionGetSource">
   <property name="icon">
    <iconset resource="pdf4qtlibgui.qrc">
     <normaloff>:/resources/web.svg</normaloff>:/resources/web.svg</iconset>
   </property>
   <property name="text">
    <string>&amp;Get Source</string>
   </property>
  </action>
  <action name="actionEncryption">
   <property name="icon">
    <iconset resource="pdf4qtlibgui.qrc">
     <normaloff>:/resources/encryption.svg</normaloff>:/resources/encryption.svg</iconset>
   </property>
   <property name="text">
    <string>&amp;Encryption...</string>
   </property>
  </action>
  <action name="actionCertificateManager">
   <property name="icon">
    <iconset resource="pdf4qtlibgui.qrc">
     <normaloff>:/resources/certificate-manager.svg</normaloff>:/resources/certificate-manager.svg</iconset>
   </property>
   <property name="text">
    <string>&amp;Certificates...</string>
   </property>
  </action>
  <action name="actionSanitize">
   <property name="icon">
    <iconset resource="pdf4qtlibgui.qrc">
     <normaloff>:/resources/sanitize-document.svg</normaloff>:/resources/sanitize-document.svg</iconset>
   </property>
   <property name="text">
    <string>&amp;Sanitize...</string>
   </property>
   <property name="toolTip">
    <string>Sanitize document to remove sensitive information.</string>
   </property>
  </action>
  <action name="actionRemoveExternalLinks">
   <property name="text">
    <string>Remove External &amp;Links</string>
   </property>
   <property name="toolTip">
    <string>Remove all external link annotations from the document.</string>
   </property>
  </action>
  <action name="actionPageGeometry">
   <property name="icon">
    <iconset resource="pdf4qtlibgui.qrc">
     <normaloff>:/resources/page.svg</normaloff>:/resources/page.svg</iconset>
   </property>
   <property name="text">
    <string>Page &amp;Geometry...</string>
   </property>
   <property name="toolTip">
    <string>Change page size, margins and content placement.</string>
   </property>
  </action>
  <action name="actionAutomaticDocumentRefresh">
   <property name="checkable">
    <bool>true</bool>
   </property>
   <property name="text">
    <string>Automatic &amp;Document Refresh</string>
   </property>
   <property name="statusTip">
    <string>Automatically reloads the document if a change made by an external program is detected.</string>
   </property>
  </action>
  <action name="actionBecomeASponsor">
   <property name="icon">
    <iconset resource="pdf4qtlibgui.qrc">
     <normaloff>:/resources/wallet.svg</normaloff>:/resources/wallet.svg</iconset>
   </property>
   <property name="text">
    <string>Become a &amp;Sponsor</string>
   </property>
  </action>
  <action name="actionCreateBitonalDocument">
   <property name="icon">
    <iconset resource="pdf4qtlibgui.qrc">
     <normaloff>:/resources/create-bitonal-document.svg</normaloff>:/resources/create-bitonal-document.svg</iconset>
   </property>
   <property name="text">
    <string>Create &amp;Bitonal Document...</string>
   </property>
   <property name="toolTip">
    <string>Create Bitonal Document</string>
   </property>
   <property name="statusTip">
    <string>Convert the colored images to monochromatic to create a bitonal document.</string>
   </property>
  </action>
  <action name="actionRecognizeText">
   <property name="icon">
    <iconset resource="pdf4qtlibgui.qrc">
     <normaloff>:/resources/ocr.svg</normaloff>:/resources/ocr.svg</iconset>
   </property>
   <property name="text">
    <string>Recognize &amp;Text (OCR)...</string>
   </property>
   <property name="toolTip">
    <string>Recognize Text (OCR)</string>
   </property>
   <property name="statusTip">
    <string>Recognize the text of scanned pages, review it and insert an invisible searchable text layer.</string>
   </property>
  </action>
  <action name="actionPrepareScannedPages">
   <property name="text">
    <string>&amp;Prepare Scanned Pages...</string>
   </property>
   <property name="toolTip">
    <string>Prepare Scanned Pages</string>
   </property>
   <property name="statusTip">
    <string>Crop the scanned pages, split the spreads of a book and straighten the skewed pages before the recognition. The images are not re-encoded.</string>
   </property>
  </action>
  <action name="actionBatchRecognizeText">
   <property name="text">
    <string>&amp;Batch Recognize Text...</string>
   </property>
   <property name="toolTip">
    <string>Batch Recognize Text</string>
   </property>
   <property name="statusTip">
    <string>Recognize the text of several PDF files and write the copies with a searchable text layer and the exports.</string>
   </property>
  </action>
  <action name="actionManageOCRLanguages">
   <property name="text">
    <string>Manage OCR &amp;Languages...</string>
   </property>
   <property name="toolTip">
    <string>Manage OCR Languages</string>
   </property>
   <property name="statusTip">
    <string>Download, import or remove the language models of the text recognition.</string>
   </property>
  </action>
  <action name="actionBookmarkPage">
   <property name="icon">
    <iconset resource="pdf4qtlibgui.qrc">
     <normaloff>:/resources/bookmark.svg</normaloff>:/resources/bookmark.svg</iconset>
   </property>
   <property name="text">
    <string>&amp;Bookmark Page</string>
   </property>
   <property name="toolTip">
    <string>Bookmark Page</string>
   </property>
   <property name="statusTip">
    <string>Bookmark page for fast navigation.</string>
   </property>
  </action>
  <action name="actionGotoNextBookmark">
   <property name="icon">
    <iconset resource="pdf4qtlibgui.qrc">
     <normaloff>:/resources/bookmark-next.svg</normaloff>:/resources/bookmark-next.svg</iconset>
   </property>
   <property name="text">
    <string>&amp;Go to Next Bookmark</string>
   </property>
   <property name="toolTip">
    <string>Go to Next Bookmark</string>
   </property>
   <property name="statusTip">
    <string>Navigates to the next bookmarked page.</string>
   </property>
  </action>
  <action name="actionGotoPreviousBookmark">
   <property name="icon">
    <iconset resource="pdf4qtlibgui.qrc">
     <normaloff>:/resources/bookmark-previous.svg</normaloff>:/resources/bookmark-previous.svg</iconset>
   </property>
   <property name="text">
    <string>Go to Previous Boo&amp;kmark</string>
   </property>
   <property name="toolTip">
    <string>Go to Previous Bookmark</string>
   </property>
   <property name="statusTip">
    <string>Navigates to the previous bookmarked page.</string>
   </property>
  </action>
  <action name="actionBookmarkExport">
   <property name="icon">
    <iconset resource="pdf4qtlibgui.qrc">
     <normaloff>:/resources/bookmark.svg</normaloff>:/resources/bookmark.svg</iconset>
   </property>
   <property name="text">
    <string>&amp;Export Bookmarks</string>
   </property>
   <property name="toolTip">
    <string>Export Bookmarks</string>
   </property>
   <property name="statusTip">
    <string>Export bookmarks to the file.</string>
   </property>
  </action>
  <action name="actionBookmarkImport">
   <property name="icon">
    <iconset resource="pdf4qtlibgui.qrc">
     <normaloff>:/resources/bookmark.svg</normaloff>:/resources/bookmark.svg</iconset>
   </property>
   <property name="text">
    <string>&amp;Import Bookmarks</string>
   </property>
   <property name="toolTip">
    <string>Import Bookmarks</string>
   </property>
   <property name="statusTip">
    <string>Import bookmarks from the file.</string>
   </property>
  </action>
  <action name="actionBookmarkAutoGenerate">
   <property name="checkable">
    <bool>true</bool>
   </property>
   <property name="icon">
    <iconset resource="pdf4qtlibgui.qrc">
     <normaloff>:/resources/bookmark.svg</normaloff>:/resources/bookmark.svg</iconset>
   </property>
   <property name="text">
    <string>&amp;Generate Bookmarks Automatically</string>
   </property>
   <property name="toolTip">
    <string>Generate Bookmarks Automatically</string>
   </property>
   <property name="statusTip">
    <string>If checked, bookmarks for main document chapters are generated automatically.</string>
   </property>
  </action>
  <action name="actionRenderOptionDisplayRenderTimes">
   <property name="checkable">
    <bool>true</bool>
   </property>
   <property name="text">
    <string>Display &amp;Render Times</string>
   </property>
   <property name="toolTip">
    <string>Display Render Times</string>
   </property>
   <property name="menuRole">
    <enum>QAction::MenuRole::NoRole</enum>
   </property>
  </action>
  <action name="actionClearRecentFileHistory">
   <property name="text">
    <string>Clear Recent File &amp;History</string>
   </property>
   <property name="menuRole">
    <enum>QAction::MenuRole::NoRole</enum>
   </property>
  </action>
 </widget>
 <layoutdefault spacing="6" margin="11"/>
 <resources>
  <include location="pdf4qtlibgui.qrc"/>
 </resources>
 <connections/>
</ui>
